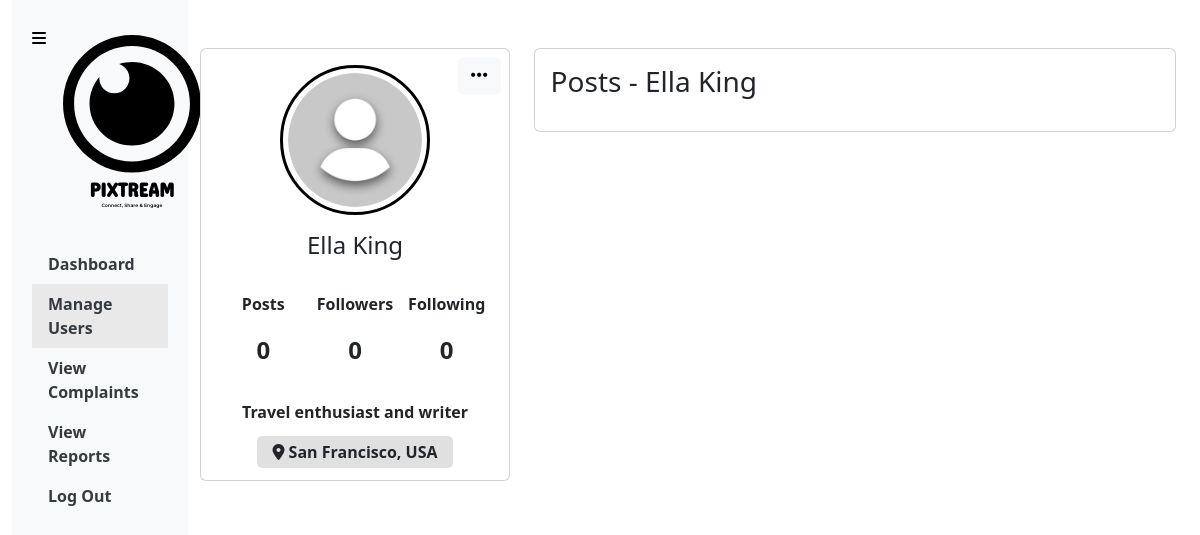
The page /admin_user_view.php?user_id=258 (signed in) on the database its author committed.
### tables this page shows
CREATE TABLE `users` (
  `id` bigint(20) NOT NULL,
  `name` varchar(100) DEFAULT NULL,
  `username` varchar(191) DEFAULT NULL,
  `email` varchar(191) DEFAULT NULL,
  `password` varchar(255) DEFAULT NULL,
  `bio` text DEFAULT NULL,
  `profile_picture` varchar(255) DEFAULT 'default.png',
  `location` varchar(255) DEFAULT NULL,
  `created_at` timestamp NOT NULL DEFAULT current_timestamp()
);

### admin_user_view.php (the view, shortened to what this page needs)
<?php
include 'dbconfig.php';
$user_id = $_GET['user_id'];
$sql = "SELECT * FROM users WHERE id='$user_id';";
$result = mysqli_query($conn, $sql);
$info = mysqli_fetch_assoc($result);
$id = $info['id'];
$name = $info['name'];
$location = $info['location'];
$bio = $info['bio'];
$profilePhoto = $info['profile_picture'] ?? 'default.png';
$followersSql = "SELECT COUNT(*) AS follower_count FROM follows WHERE followed_id='$id';";
$followersResult = mysqli_query($conn, $followersSql);
$followersCount = mysqli_fetch_assoc($followersResult)['follower_count'];
$followingSql = "SELECT COUNT(*) AS following_count FROM follows WHERE follower_id='$id';";
$followingResult = mysqli_query($conn, $followingSql);
$followingCount = mysqli_fetch_assoc($followingResult)['following_count'];
$postSql = "SELECT COUNT(*) FROM posts WHERE user_id = '$id';";
$postResult = mysqli_query($conn, $postSql);
$postInfo = mysqli_fetch_array($postResult);
$postCount = $postInfo[0];
?>
<!DOCTYPE html>
<html lang="en">
<head>
    <link rel="stylesheet" href="node_modules/bootstrap/dist/css/bootstrap.min.css">
    <link rel="stylesheet" href="library-files/fontawesome/css/all.min.css">
    <link rel="stylesheet" href="assets/css/me.css">
</head>
<body>
    <button class="btn mybtn-outline toggle-btn" id="sidebarToggle"><i class="fa-solid fa-bars"></i></button>
    <div class="container-fluid d-flex admin-2divs">
        <div class="sidebar" id="sidebar">
            <div class="text-center mb-4">
                <img src="assets/img/LOGO_text.svg" width="200" alt="PIXTREAM Logo">
            </div>
            <ul class="nav flex-column">
                <li class="nav-item">
                    <a class="nav-link" href="admin_dashboard.php">
                        <b>Dashboard</b>
                    </a>
                </li>
                <li class="nav-item">
                    <a class="nav-link active-now" href="#">
                        <b>Manage Users</b>
                    </a>
                </li>
                <li class="nav-item">
                    <a class="nav-link" href="admin_complaints.php">
                        <b>View Complaints</b>
                    </a>
                </li>
                <li class="nav-item">
                    <a class="nav-link" href="admin_reports.php">
                        <b>View Reports</b>
                    </a>
                </li>
                <li class="nav-item">
                    <a class="nav-link" href="logout.php">
                        <b>Log Out</b>
                    </a>
                </li>
            </ul>
        </div>
        <div class="container mt-5">
        <div class="main-body">
            <div class="row gutters-sm">
                <div class="col-md-4 mb-3">
                    <div class="card h-100 position-relative">
                        <div class="card-body d-flex flex-column">
                            <div class="dropdown position-absolute top-0 end-0 p-2">
                                <button class="btn btn-light custom-dropdown-btn" type="button" id="dropdownMenuButton" data-bs-toggle="dropdown" aria-expanded="false">
                                    <i class="fa-solid fa-ellipsis custom-ellipsis"></i>
                                </button>
                            </div>
                            <div class="d-flex flex-column align-items-center text-center">
                                <div class="profile-img-container">
                                    <img src="profile_picture/<?php echo $profilePhoto; ?>" alt="Profile Photo" class="rounded-circle" width="150">
                                </div>
                                <div class="mt-3 mb-4">
                                    <h4><?php echo $name; ?></h4>
                                </div>
                                <div class="d-flex justify-content-around stats">
                                    <div class="stat">
                                        <p><b>Posts</b></p>
                                        <p><?php echo $postCount; ?></p>
                                    </div>
                                    <div class="stat" data-bs-toggle="modal" data-bs-target="#followersModal">
                                        <p><b>Followers</b></p>
                                        <p><?php echo $followersCount; ?></p>
                                    </div>
                                    <div class="stat" data-bs-toggle="modal" data-bs-target="#followingModal">
                                        <p><b>Following</b></p>
                                        <p><?php echo $followingCount; ?></p>
                                    </div>
                                </div>
                                <div class="mt-3 bio-text text-start">
                                    <p><?php echo nl2br(htmlspecialchars($bio)); ?></p>
                                    <span class="mt-3 profile-location">
                                        <i class="fa-solid fa-location-dot"></i> <?php echo $location; ?>
                                    </span>
                                </div>
                            </div>
                        </div>
                    </div>
                </div>
                <div class="col-md-8">
                    <div class="row gutters-sm">
                        <div class="col-sm-12 mb-3">
                            <div class="card h-100">
                                <div class="card-body">
                                    <h3 class="d-flex align-items-center mb-3">Posts - <?php echo $name; ?></h3>
                                </div>
                            </div>
                        </div>
                    </div>
                </div>
            </div>
        </div>
    </div>
</body>
</html>

### assets/css/me.css (style rules this page uses)
:root { --bs-body-font-weight: 400; }
body { color: black !important; }
li { cursor: pointer; }
.mybtn-outline { border: 1px solid black; color: black; }
.bio-text { text-align: center !important; font-weight: bolder; }
.profile-location { background-color: #e0e0e0 !important; padding: 5px 15px; border-radius: 5px; }
a { color: inherit; text-decoration: none; }
.rounded-circle { border: 3px solid #000000; padding: 5px; }
.profile-img-container { position: relative; display: inline-block; }
.profile-img-container img { border-radius: 50%; }
.custom-ellipsis { font-size: 1.2rem; }
.stats { display: flex; justify-content: space-around; width: 100%; }
.stat { text-align: center; flex: 1; cursor: pointer; }
.stat p:nth-of-type(2) { font-size: 1.5rem; font-weight: 600; }
.sidebar { height: 100vh; background-color: #f8f9fa; transition: width 0.3s; padding: 20px; width: 15%; }
.active-now { background-color: #e9e9e9; }
.toggle-btn { position: fixed; top: 20px; left: 20px; z-index: 1000; border: none; }
.sidebar .nav-link { color: #343a40; }
.admin-2divs { display: flex; height: 100vh; }

### rows shown on the page
users: profile_picture (placeholder picture), name "Ella King", bio "Travel enthusiast and writer", location "San Francisco, USA"

### other values the page prints
$postCount "0"
$followersCount "0"
$followingCount "0"
